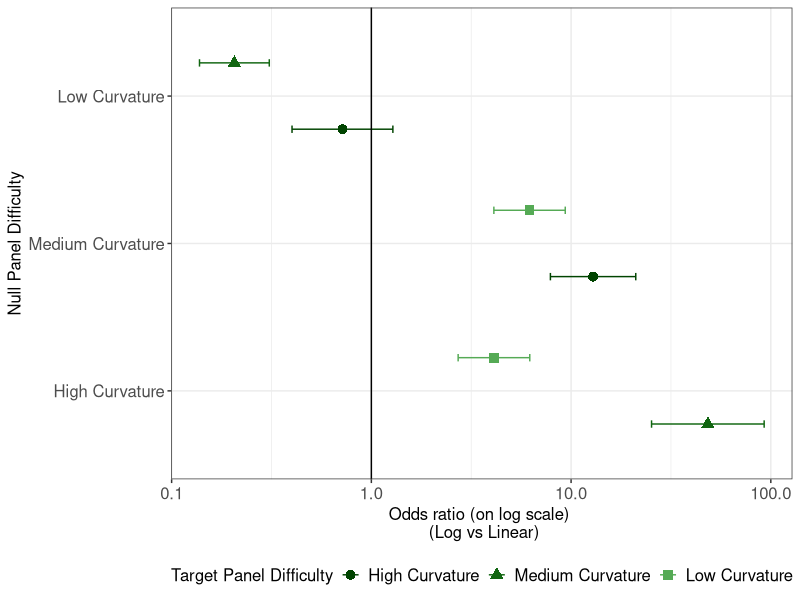

Write R code to recreate this figure.
## ---- chunk 1
#| include: false
library(tidyverse)
library(cowplot)
library(digest)

library(readr)

library(lme4)
library(emmeans)
## ---- chunk 2
lineup_model_data <- read_csv("lineup-model-data.csv")
## ---- chunk 3
lineup_model_data |> 
  select(participant_id, age, gender, academic_study, dataset_id, curvature, scale, correct, response_no, binary_response, conf_level) |> 
  head() |> 
  knitr::kable()
## ---- chunk 4
glmm_mod <- glmer(binary_response ~ curvature*scale + 
                            (1 | participant_id) +
                            (1 | dataset_id),
                  data = lineup_model_data,
                  family = binomial(link = "logit"))

lineup_anova <- car::Anova(glmm_mod) |> 
  broom::tidy()
summary(glmm_mod)

lineup_anova |> 
  knitr::kable(digits = 3, caption = "Lineups GLMM ANOVA")
## ---- chunk 5
lineups_or <- emmeans(glmm_mod, ~ scale | curvature, type = "response") |> 
  pairs(reverse = T, infer = c(T,T)) |> 
  as_tibble()

# write.csv(lineups_or, here("analyses/01-lineups/results/lineups-odds-ratios.csv"), row.names = F, na =)

dodge <- position_dodge(width=0.9)
lineups_or_plot <- lineups_or %>%
  separate(curvature, into = c(NA, "target", NA, "null")) %>%
  mutate(null = factor(null, levels = c("E", "M", "H"), labels = c("High Curvature", "Medium Curvature", "Low Curvature")),
         target = factor(target, levels = c("E", "M", "H"), labels = c("High Curvature", "Medium Curvature", "Low Curvature"))) %>%
  ggplot(aes(x = odds.ratio, y = null, color = target, shape = target)) + 
  geom_point(position = dodge, size = 3) + 
  geom_errorbar(aes(xmin = asymp.LCL, xmax = asymp.UCL), position = dodge, width = .1) +
  geom_vline(xintercept = 1) +
  theme_bw()  +
  theme(axis.title = element_text(size = 12),
        axis.text = element_text(size = 12),
        legend.title = element_text(size = 12),
        legend.text  = element_text(size = 12),
        legend.key.size = unit(1, "line"),
        legend.position = "bottom"
  ) +
  scale_y_discrete("Null Panel Difficulty", position = "left") +
  scale_x_continuous("Odds ratio (on log scale) \n (Log vs Linear)", trans = "log10", labels = scales::comma) + 
  scale_color_manual("Target Panel Difficulty", values = c("#004400", "#116611", "#55aa55")) + 
  scale_shape_discrete("Target Panel Difficulty")

lineups_or_plot
